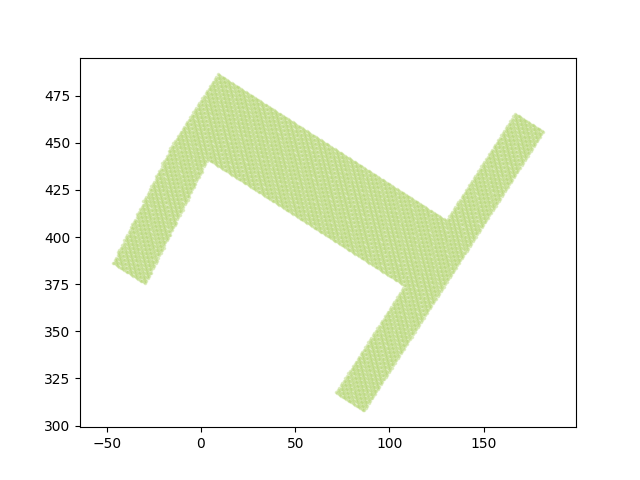

Here is the Python script that generated this plot:
import numpy as np
import matplotlib.pyplot as plt

im = plt.imread('4.png')
h, w, _ = im.shape

x = np.array([i for i in range(w) for _ in range(h)])
y = np.array([h-1-i for _ in range(w) for i in range(h)])
c = [tuple(im[j][i]) for i in range(w) for j in range(h)]

k = [i for i in range(len(c)) if c[i][0]*c[i][1]*c[i][2] < 1.0]
x, y = x[k], y[k]

theta = 1.0
x, y = 1.5*x, .8*y
x, y = x*np.cos(theta) - y*np.sin(theta), x*np.sin(theta) + y*np.cos(theta)

import numpy.random as rd

c = tuple(rd.rand(3))

plt.scatter(x, y, marker='.', s=10, color=c, alpha=.3)
plt.axis('equal')
plt.savefig('5.png')